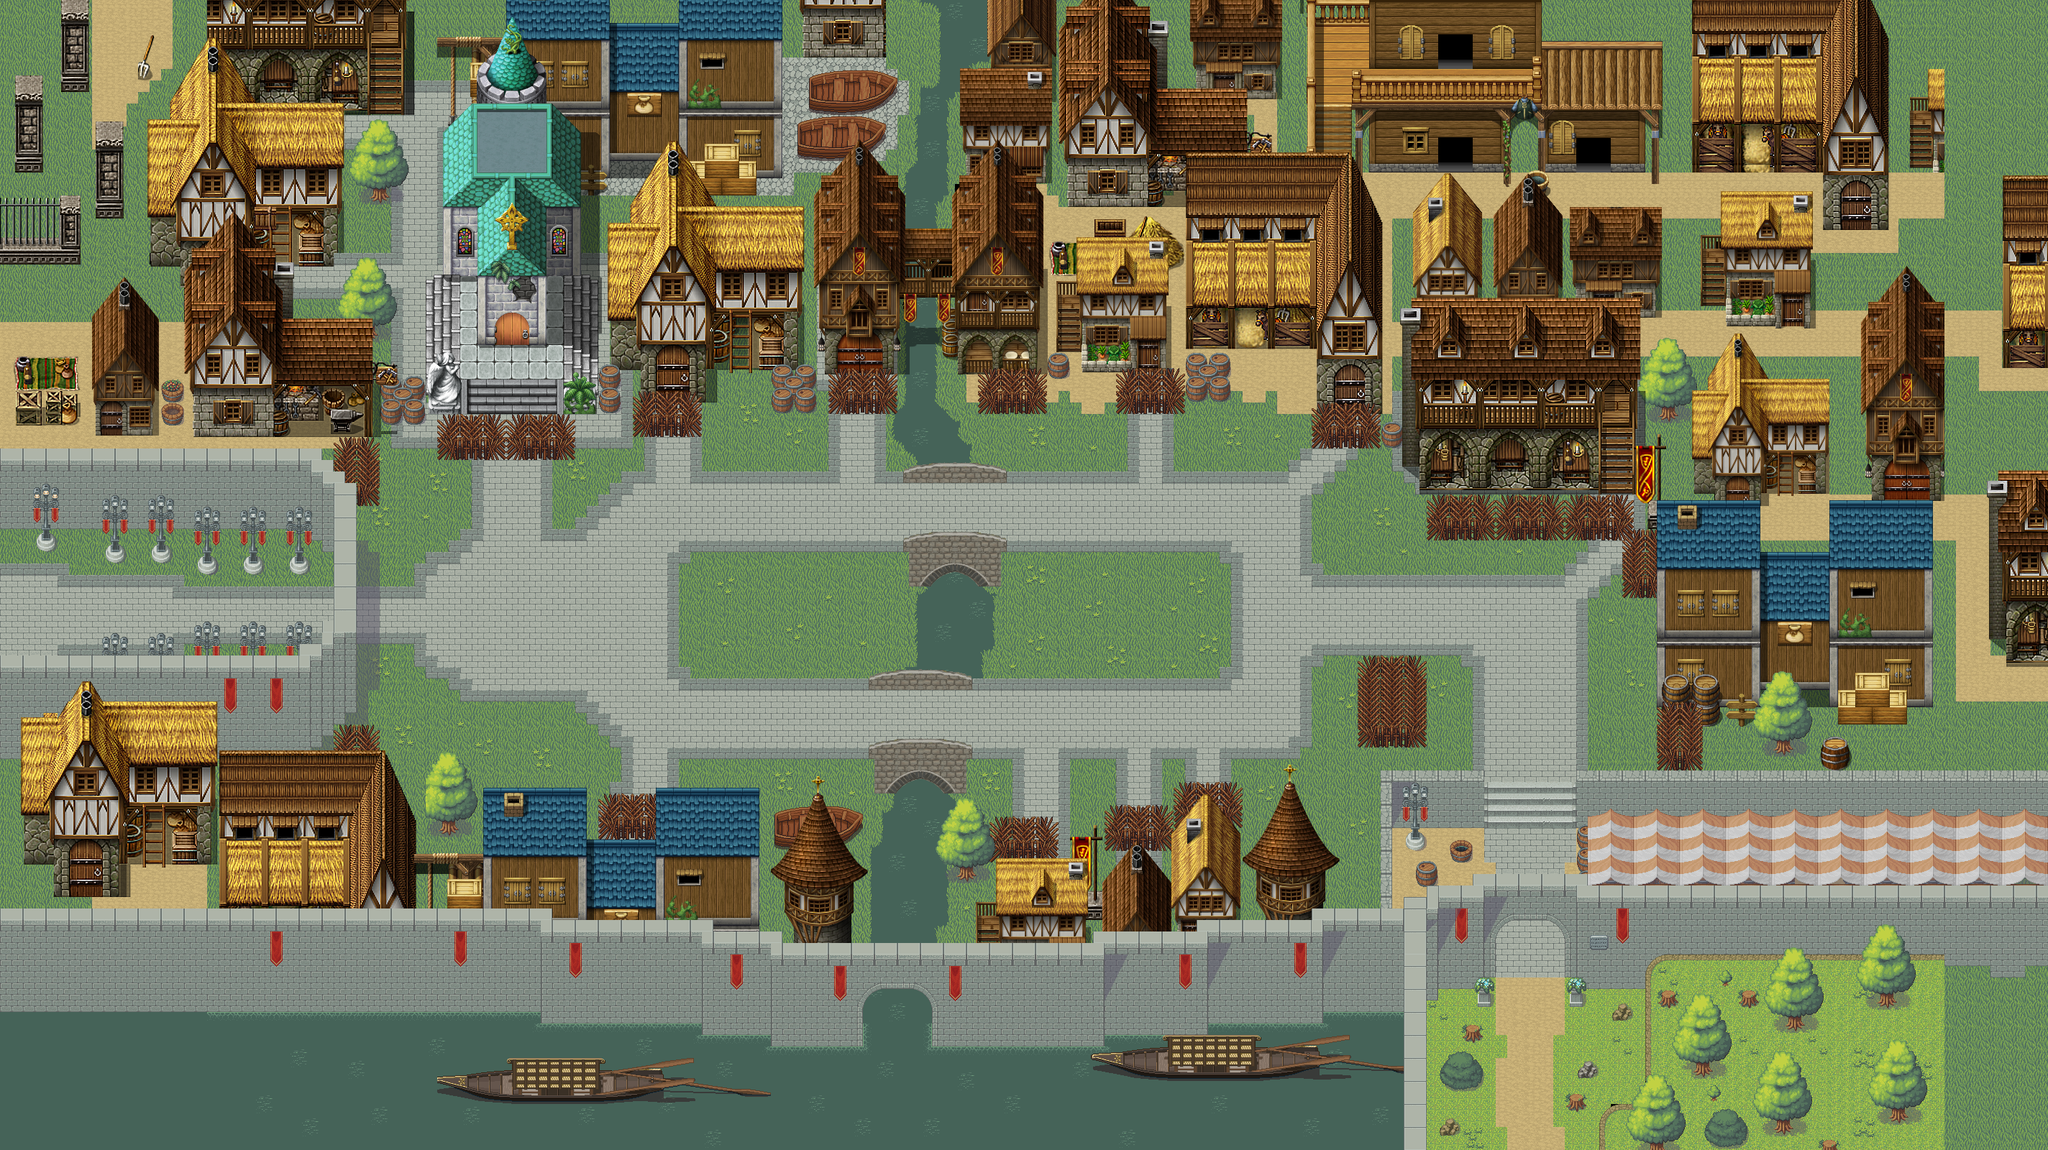

The image is a tile-based game level rendered from a .tmx file. Its description and source (layers, tilesets, objects; grid data summarised) follow:
An orthogonal 178x100 tile map with 16x16 px tiles, 10 tile layers (Terrain, Low Stuff, Higher Low Stuff, Player1, ...), 8 tilesets.

<map version="1.4" tiledversion="1.4.2" orientation="orthogonal" renderorder="right-down" width="178" height="100" tilewidth="16" tileheight="16" infinite="0" nextlayerid="11" nextobjectid="1">
 <tileset firstgid="1" source="tileset_town_multi_v002.tsx" />
 <tileset firstgid="2305" source="stone-bridge.tsx" />
 <tileset firstgid="2945" source="obj_misk_atlas.tsx" />
 <tileset firstgid="7041" source="Medievalhouses2.tsx" />
 <tileset firstgid="9345" source="fence_medieval.tsx" />
 <tileset firstgid="11393" source="Buildings.tsx" />
 <tileset firstgid="13142" source="Church.tsx" />
 <tileset firstgid="15446" source="medievalhouses_1.tsx" />
 <layer id="1" name="Terrain" width="178" height="100">
  <data>[17800 cells, 16542 non-empty, 165 distinct tile ids]</data>
 </layer>
 <layer id="2" name="Low Stuff" width="178" height="100">
  <data>[17800 cells, 4834 non-empty, 3102 distinct tile ids]</data>
 </layer>
 <layer id="3" name="Higher Low Stuff" width="178" height="100">
  <data>[17800 cells, 4064 non-empty, 2659 distinct tile ids]</data>
 </layer>
 <layer id="4" name="Player1" width="178" height="100">
  <data>[17800 cells, 452 non-empty, 336 distinct tile ids]</data>
 </layer>
 <layer id="5" name="Player2" width="178" height="100" opacity="0">
  <data>[17800 cells, 637 non-empty, 307 distinct tile ids]</data>
 </layer>
 <layer id="6" name="HighStuff" width="178" height="100">
  <data>[17800 cells, 4054 non-empty, 1834 distinct tile ids]</data>
 </layer>
 <layer id="7" name="Highest stuff" width="178" height="100">
  <data>[17800 cells, 1816 non-empty, 1598 distinct tile ids]</data>
 </layer>
 <layer id="8" name="High High" width="178" height="100">
  <data>[17800 cells, 1302 non-empty, 571 distinct tile ids]</data>
 </layer>
 <layer id="9" name="3x High" width="178" height="100">
  <data>[17800 cells, 137 non-empty, 77 distinct tile ids]</data>
 </layer>
 <layer id="10" name="Collisions" width="178" height="100" opacity="0">
  <data>[17800 cells, 12134 non-empty, 1 distinct tile ids]</data>
 </layer>
</map>
